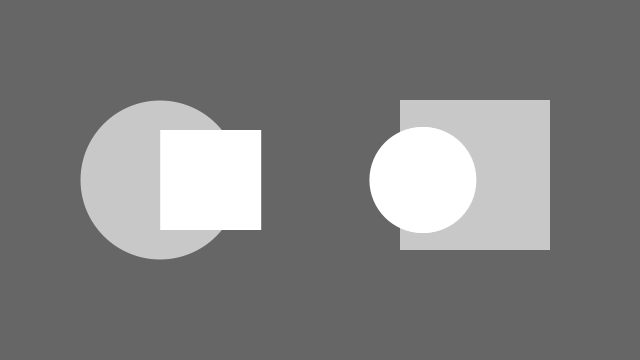
Frame 1 (no input)
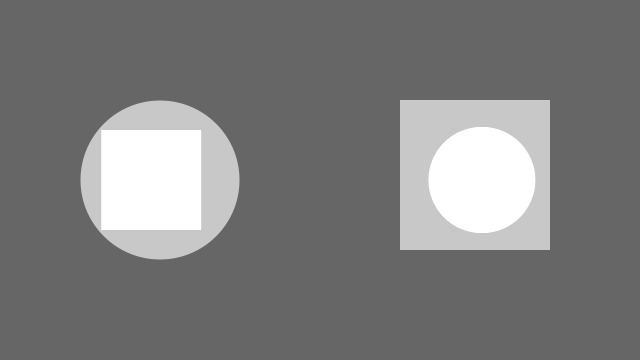
Frame 60 (the mouse pressed at the canvas centre just before this capture)
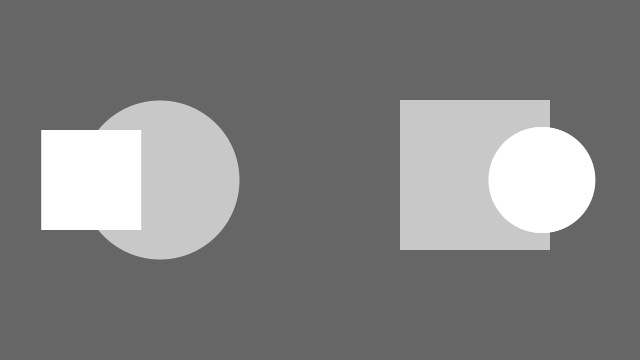
Frame 120 (the mouse held since frame 60 and released just before this capture)

The Processing sketch that drew these frames (run headless with seeded random() and noise(); from frame 60 on, the mouse is pressed at the canvas centre):

// Processing sketch: processing_65068
// ── processing_65068.pde

//by Elaine(Lei Zhao)
//UCLA SUMMDER 2012
// Pressing Control-R will render this sketch.

//Game Rules
//The white circle and rectangle move into different direction automatically,
//When your mouse is inside the white circle or white rectangle, they get to move into the opposite direction.
//Try to make the white rectangle move into the grey rectangle and at the same time, the white circle into the grey circle.
//Then you will have some surprise~~~

float rx, ry;    // rectangle x- and y-coordinate
float rd = 100;  // rectangle width
  
float ex, ey;    // ellipse x- and y-coordinate
float ed = 106;  // ellipse diameter

int r = 102;    //coclor for the final smiling face
int g = 102;    //coclor for the final smiling face
int b = 102;    //coclor for the final smiling face
  
void setup() {
  size(640, 360);
  smooth();
  noStroke();
   
  // Set the x- and y-coordinates for the rectangle
  rx = width * 0.33 - rd/2;
  ry = height * 0.5 - rd/2;
   
  // Set the x- and y-coordinates for the ellipse
  ex = width * 0.66;
  ey = height * 0.5;
}

void draw() {
  background(102);
  
  //draw the moving rectangle(white)
  fill(255);
  rect(rx, ry, rd, rd);
  
  //draw the stable rectangle(grey)
  fill(200);
  rect(400, 100, 1.5*rd, 1.5*rd);
  
  //draw the moving circle(white)
  fill(255);
  ellipse(ex, ey, ed, ed);
  
   //draw the moving circle(grey)
  fill(200);
  ellipse(160,180,1.5*ed,1.5*ed);
  
  //redraw the moving rectangle when mouse over it
  fill(255);
  //to judge whether the mouse is in the region of moving rect
  if(mouseX>rx && mouseX<(rx+rd) && mouseY>ry && mouseY<(ry+rd)){
    //if in, goes right
    rx +=2;
    rect(rx,ry,rd,rd);
  }else{
    //if out, goes left
    rx--;
    rect(rx,ry,rd,rd);
  }
  
  //to judge whether the mouse is in the region of moving circle
  if(mouseX>(ex-ed/2) && mouseX<(ex+ed/2) && mouseY>(ey-ed/2) && mouseY<(ey+ed/2)){
    //if in, goes left
    ex -= 2;
    ellipse(ex, ey, ed, ed);
  }else{
    //if out, goes right
    ex++;
    ellipse(ex, ey, ed, ed);
  }
  
  //to judge whether the moving circle is inside the stable circle
  //AND at the SAME TIME, the moving rect is inside the stable rect
  if(rx>400 && rx<(400+0.5*rd) && ex>(160-0.5*ed) && ex<(160+0.5*ed)){
    //if both in, draw a smiling face
    //change the color parameter, the color turns from grey to red
    r++;
    g -= 1;
    b -= 1;
    fill(r,g,b);
    //draw two eyes
    ellipse(295,30,10,10);
    ellipse(320,30,10,10);
    //draw mouth
    noFill();
    stroke(r,g,b);
    strokeWeight(3);
    strokeCap(ROUND);
    arc(307,45,35,25,PI/5,4*PI/5);
    noStroke();
  }
  
}
